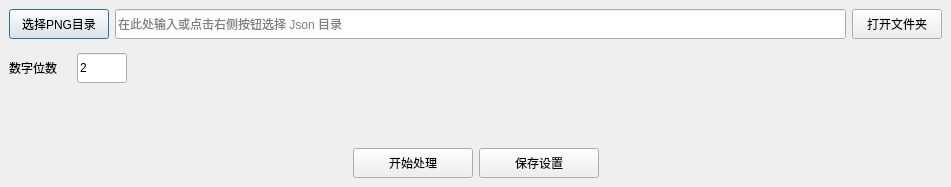
<?xml version="1.0" encoding="UTF-8"?>
<ui version="4.0">
 <class>DialogPngNameFix</class>
 <widget class="QDialog" name="DialogPngNameFix">
  <property name="geometry">
   <rect>
    <x>0</x>
    <y>0</y>
    <width>951</width>
    <height>187</height>
   </rect>
  </property>
  <property name="windowTitle">
   <string>Png图片名称批量修复</string>
  </property>
  <layout class="QHBoxLayout" name="horizontalLayout">
   <property name="spacing">
    <number>2</number>
   </property>
   <property name="leftMargin">
    <number>0</number>
   </property>
   <property name="topMargin">
    <number>0</number>
   </property>
   <property name="rightMargin">
    <number>0</number>
   </property>
   <property name="bottomMargin">
    <number>0</number>
   </property>
   <item>
    <widget class="QWidget" name="widget" native="true">
     <layout class="QVBoxLayout" name="verticalLayout">
      <item>
       <widget class="QWidget" name="widget_2" native="true">
        <property name="maximumSize">
         <size>
          <width>16777215</width>
          <height>30</height>
         </size>
        </property>
        <layout class="QHBoxLayout" name="horizontalLayout_2">
         <property name="spacing">
          <number>6</number>
         </property>
         <property name="leftMargin">
          <number>0</number>
         </property>
         <property name="topMargin">
          <number>0</number>
         </property>
         <property name="rightMargin">
          <number>0</number>
         </property>
         <property name="bottomMargin">
          <number>0</number>
         </property>
         <item>
          <widget class="QPushButton" name="pushButton_select_png_dir">
           <property name="minimumSize">
            <size>
             <width>100</width>
             <height>30</height>
            </size>
           </property>
           <property name="text">
            <string>选择PNG目录</string>
           </property>
          </widget>
         </item>
         <item>
          <widget class="QLineEdit" name="lineEdit_json_dir">
           <property name="minimumSize">
            <size>
             <width>0</width>
             <height>30</height>
            </size>
           </property>
           <property name="placeholderText">
            <string>在此处输入或点击右侧按钮选择 Json 目录</string>
           </property>
          </widget>
         </item>
         <item>
          <widget class="QPushButton" name="pushButton_open_dir">
           <property name="minimumSize">
            <size>
             <width>90</width>
             <height>30</height>
            </size>
           </property>
           <property name="text">
            <string>打开文件夹</string>
           </property>
          </widget>
         </item>
        </layout>
       </widget>
      </item>
      <item>
       <widget class="QWidget" name="widget_5" native="true">
        <layout class="QHBoxLayout" name="horizontalLayout_4">
         <property name="spacing">
          <number>8</number>
         </property>
         <property name="leftMargin">
          <number>0</number>
         </property>
         <property name="topMargin">
          <number>0</number>
         </property>
         <property name="rightMargin">
          <number>0</number>
         </property>
         <property name="bottomMargin">
          <number>0</number>
         </property>
         <item>
          <widget class="QLabel" name="label">
           <property name="minimumSize">
            <size>
             <width>60</width>
             <height>30</height>
            </size>
           </property>
           <property name="text">
            <string>数字位数</string>
           </property>
          </widget>
         </item>
         <item>
          <widget class="QLineEdit" name="lineEdit_num_len">
           <property name="minimumSize">
            <size>
             <width>50</width>
             <height>30</height>
            </size>
           </property>
           <property name="maximumSize">
            <size>
             <width>50</width>
             <height>16777215</height>
            </size>
           </property>
           <property name="text">
            <string>2</string>
           </property>
          </widget>
         </item>
         <item>
          <spacer name="horizontalSpacer_3">
           <property name="orientation">
            <enum>Qt::Orientation::Horizontal</enum>
           </property>
           <property name="sizeHint" stdset="0">
            <size>
             <width>40</width>
             <height>20</height>
            </size>
           </property>
          </spacer>
         </item>
        </layout>
       </widget>
      </item>
      <item>
       <widget class="QWidget" name="widget_3" native="true"/>
      </item>
      <item>
       <widget class="QWidget" name="widget_4" native="true">
        <property name="maximumSize">
         <size>
          <width>16777215</width>
          <height>30</height>
         </size>
        </property>
        <layout class="QHBoxLayout" name="horizontalLayout_3">
         <property name="leftMargin">
          <number>0</number>
         </property>
         <property name="topMargin">
          <number>0</number>
         </property>
         <property name="rightMargin">
          <number>0</number>
         </property>
         <property name="bottomMargin">
          <number>0</number>
         </property>
         <item>
          <spacer name="horizontalSpacer_2">
           <property name="orientation">
            <enum>Qt::Orientation::Horizontal</enum>
           </property>
           <property name="sizeHint" stdset="0">
            <size>
             <width>40</width>
             <height>20</height>
            </size>
           </property>
          </spacer>
         </item>
         <item>
          <widget class="QPushButton" name="pushButton_start">
           <property name="minimumSize">
            <size>
             <width>120</width>
             <height>30</height>
            </size>
           </property>
           <property name="maximumSize">
            <size>
             <width>150</width>
             <height>16777215</height>
            </size>
           </property>
           <property name="text">
            <string>开始处理</string>
           </property>
          </widget>
         </item>
         <item>
          <widget class="QPushButton" name="pushButton_save_settings">
           <property name="minimumSize">
            <size>
             <width>120</width>
             <height>30</height>
            </size>
           </property>
           <property name="text">
            <string>保存设置</string>
           </property>
          </widget>
         </item>
         <item>
          <spacer name="horizontalSpacer">
           <property name="orientation">
            <enum>Qt::Orientation::Horizontal</enum>
           </property>
           <property name="sizeHint" stdset="0">
            <size>
             <width>40</width>
             <height>20</height>
            </size>
           </property>
          </spacer>
         </item>
        </layout>
       </widget>
      </item>
     </layout>
    </widget>
   </item>
  </layout>
 </widget>
 <resources/>
 <connections/>
</ui>
